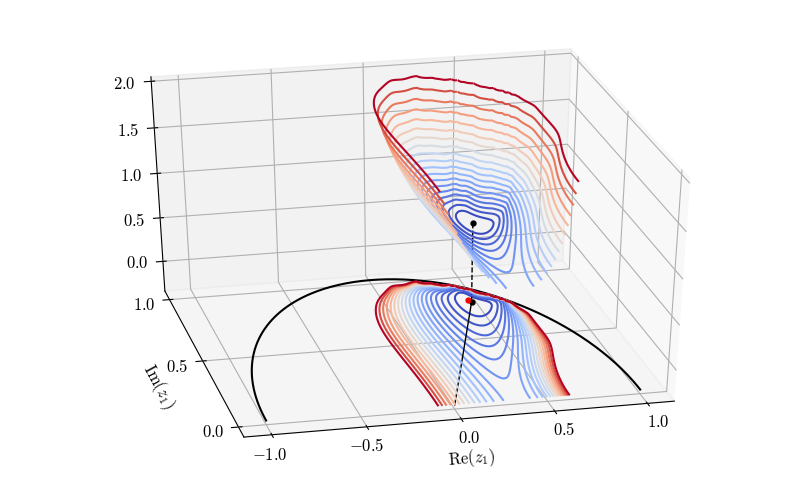

Recreate this plot in Python.
import matplotlib.pyplot as plt
import numpy as np
import math
from matplotlib import rc
from scipy import signal
from matplotlib import cm

__author__ = 'ernesto'

# if use latex or mathtext
rc('text', usetex=False)
rc('mathtext', fontset='cm')

# auxiliar function for plot ticks of equal length in x and y axis despite its scales.
def convert_display_to_data_coordinates(transData, length=10):
    # create a transform which will take from display to data coordinates
    inv = transData.inverted()
    # transform from display coordinates to data coordinates in x axis
    data_coords = inv.transform([(0, 0), (length, 0)])
    # get the length of the segment in data units
    yticks_len = data_coords[1, 0] - data_coords[0, 0]
    # transform from display coordinates to data coordinates in y axis
    data_coords = inv.transform([(0, 0), (0, length)])
    # get the length of the segment in data units
    xticks_len = data_coords[1, 1] - data_coords[0, 1]
    return xticks_len, yticks_len


#####################################
# PARAMETERS - This can be modified #
#####################################

# numero de muestras de los datos
N = 150
# parámetros del proceso MA a estimar
# ceros del filtro generador - par de complejos conjugados
mod_z = 0.9
arg_z = math.pi / 3
# numero de muestras en el dominio de la frecuencia
nf = 512

#####################
# END OF PARAMETERS #
#####################

# coeficientes del filtro generador
b1 = -2 * mod_z * math.cos(arg_z)
b2 = mod_z ** 2

# respuesta al impulso del filtro generador
h = [1, b1, b2]

# WGN
#np.random.seed(6)
np.random.seed(17)
w = np.random.normal(loc=0.0, scale=1.0, size=N)
# proceso MA(2)
x = signal.lfilter(h, 1, w)

# I(f)
If = np.square(np.absolute(np.fft.fft(x, n=2*nf))) / N
If = If[:nf]

# grilla de los complejos z1 y z2
nmod = 100
narg = 200
mod = np.linspace(0, 1, nmod)
arg = np.linspace(0, math.pi, narg)

# vector de frecuencias
f = np.arange(nf)/(2 * nf)
# inicialización de la matriz con la función de verosimilitud
likelihood = np.zeros((nmod, narg))
for i in np.arange(nmod):
    for j in np.arange(narg):
        omega, H1 = signal.freqz(b=[1, -2 * mod[i] * math.cos(arg[j]), mod[i] ** 2], a=1, worN=nf, whole=False,
                                 plot=None)
        likelihood[i, j] = np.trapz(If / np.square(np.absolute(H1)), f)

# indice del mínimo de la matriz en la función de verosimilitud
i, j = np.unravel_index(likelihood.argmin(), likelihood.shape)
# coeficientes estimados
b1_est = - 2 * mod[i] * math.cos(arg[j])
b2_est = mod[i] ** 2
# impresión de los resultados
print("i: {}".format(i))
print("j: {}".format(j))
print("|z|: {}".format(mod[i]))
print("Arg(z): {}".format(arg[j]))
print("b1_est: {}".format(b1_est))
print("b2_est: {}".format(b2_est))
print("b1: {}".format(b1))
print("b2: {}".format(b2))

# Gráfica de la superficie

zmin = -0.3
zmax = 2
likelihood_mod = likelihood
#likelihood_mod[likelihood > zmax] = np.nan

# niveles de la curva de nivel
levels = np.logspace(np.log10(likelihood[i, j]), np.log10(zmax), 20)

fig = plt.figure(0, figsize=(10, 6), frameon=False)
ax = fig.add_subplot(111, projection='3d')

# creación de la grilla en coordenadas polares
R, P = np.meshgrid(mod, arg)
# se convierte la grilla a coordenadas cartesianas
X, Y = R*np.cos(P), R*np.sin(P)
xx, yy = mod[i] * np.cos(arg[j]), mod[i] * np.sin(arg[j])


# grafica de la superficie como una curva de nivel
plt.contour(X, Y, np.transpose(likelihood_mod), cmap=cm.coolwarm,  levels=levels)
plt.contour(X, Y, np.transpose(likelihood_mod), cmap=cm.coolwarm, offset=zmin, levels=levels, zorder=0)
plt.plot([xx], [yy], [likelihood_mod[i, j]], 'k.', markersize=7)

# grafica del circulo unidad
plt.plot(np.cos(arg), np.sin(arg), zmin * np.ones(arg.shape), 'k')
plt.plot([xx], [yy], [zmin], 'k.', markersize=7)
plt.plot([mod_z*math.cos(arg_z)], [mod_z*math.sin(arg_z)], [zmin], 'r.', markersize=7)
plt.plot([xx, xx], [yy, yy], [zmin, likelihood_mod[i, j]], 'k--', linewidth=1)
plt.plot([0, xx], [0, yy], [zmin, zmin], 'k', zorder=10, linewidth=1)


ax.set_zlim(zmin, zmax)
ax.view_init(elev=33, azim=-103)

fontsize = 12
xticks = np.arange(-1, 1.5, 0.5)
plt.xticks(xticks, [])
for t in xticks:
    ax.text(t, -0.28, zmin, '${:.1f}$'.format(t), fontsize=fontsize, ha='right', va='baseline')
yticks = np.arange(0, 1.5, 0.5)
plt.yticks(yticks, [])
for t in yticks:
    ax.text(-1.22, t, zmin, '${:.1f}$'.format(t), fontsize=fontsize, ha='right', va='top')
zticks = np.arange(0, 2.5, 0.5)
ax.set_zticks(zticks)
ax.set_zticklabels([])
for t in zticks:
    ax.text(-1.22, 1.1, t-0.05, '${:.1f}$'.format(t), fontsize=fontsize, ha='right', va='center')


ax.set_xlabel(r'$\mathrm{Re}(z_1)$', fontsize=fontsize)
ax.set_ylabel(r'$\mathrm{Im}(z_1)$', fontsize=fontsize)

plt.savefig('example_7_14.pdf', bbox_inches='tight')

plt.show()
